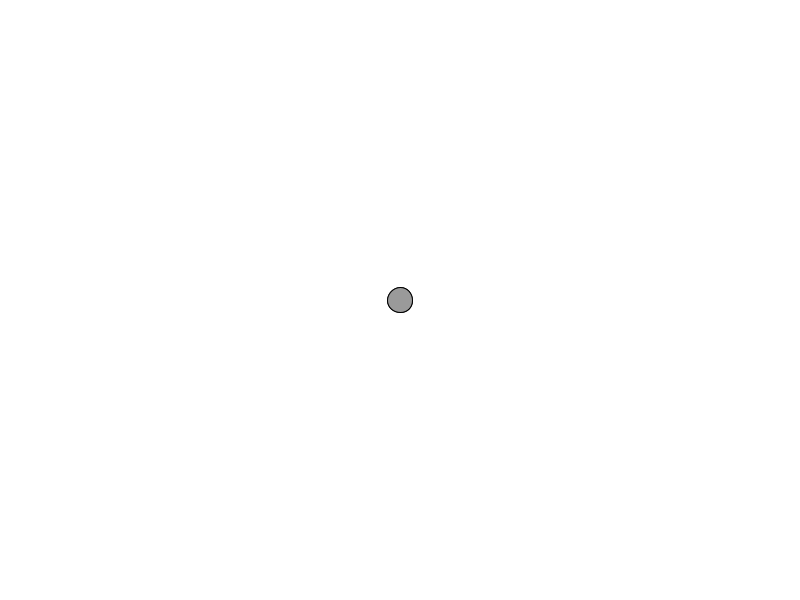
Frame 1 (no input)
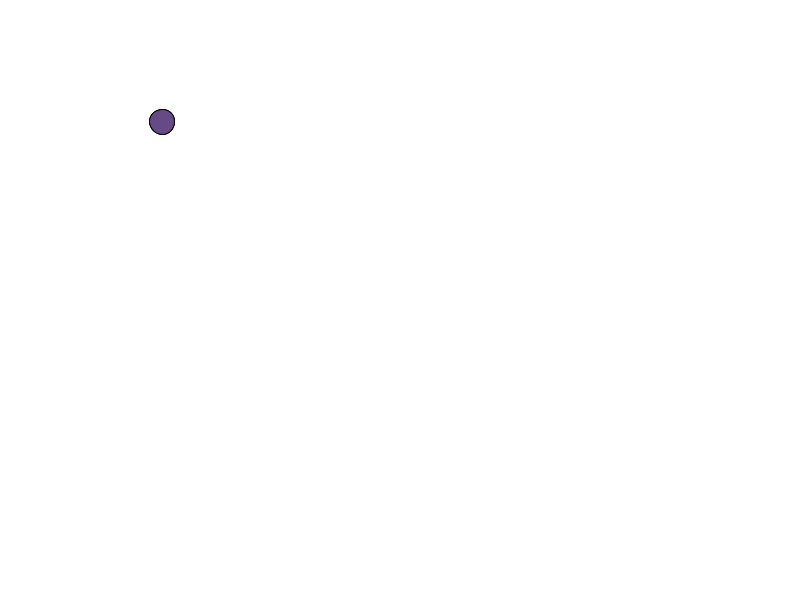
Frame 60 (the mouse pressed at the canvas centre just before this capture)
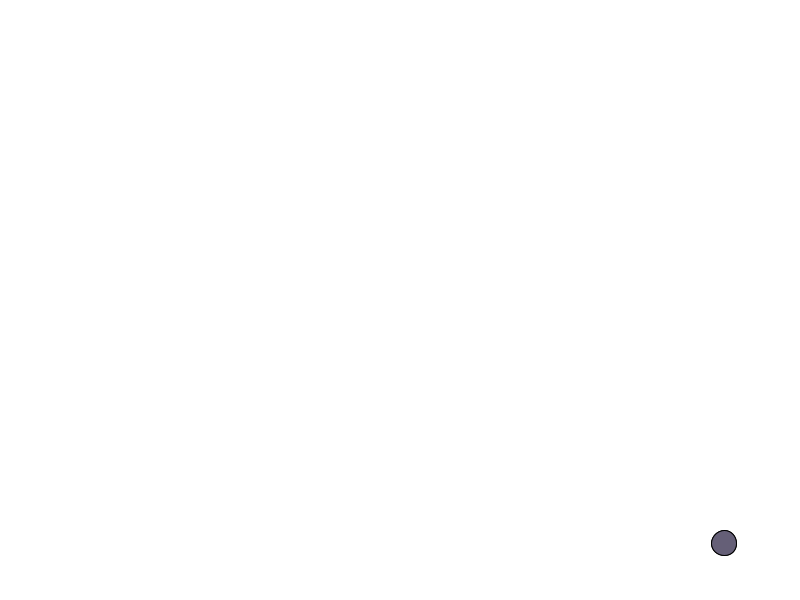
Frame 120 (the mouse held since frame 60 and released just before this capture)

The Processing sketch that drew these frames (run headless with seeded random() and noise(); from frame 60 on, the mouse is pressed at the canvas centre):

// Processing sketch: Oribit
// ── Oribit.pde
Mover m;
void setup()
{
  size(800,600);
  //background(255);
  m = new Mover();
}

void draw()
{
  background(255);
  m.render();
  m.update();
  m.edges();
}
// ── Mover.pde
class Mover
{
  PVector location;
  PVector velocity;
  PVector acceleration;
  PVector p1_location;
  float t;
  Mover()
  {
    p1_location = new PVector(width/2, height/2);
    location = new PVector(width/2, height/2);
    velocity = new PVector(0,0);
    acceleration = new PVector(0.01,0);
    
    t=0;
  }
  
  void update()
  {
    t=t+0.5;
    
    PVector mouse = new PVector(mouseX, mouseY);
    mouse.sub(p1_location);
    acceleration = mouse.setMag(0.5);
    
    //acceleration=PVector.random2D();
    //float acc_change_x = map(noise(t*0.01),0,1, 0,0.5);
    //float acc_change_y = map(noise(t*0.4),0,1, 0,0.5);
    //acceleration = new PVector(acc_change_x,acc_change_y);
    velocity.add(acceleration);
    location.add(velocity);
    velocity.limit(5);
  }
  
  void edges()
  {
    if(location.x > width) location.x = 0;
    if(location.x < 0) location.x = width;
    if(location.y > height) location.y = 0;
    if(location.y < 0) location.y = height;
  }
  
  void render()
  {
    ellipse(location.x, location.y, 25,25);
    int col1 = (int)map(noise(t*0.02),0,1, 0,255);
    int col2 = (int)map(noise(t*0.10),0,1, 0,255);
    int col3 = (int)map(noise(t*0.005), 0,1, 0,255);
    
    fill(col1,col2,col3);
    ellipse(location.x, location.y, 25,25);
  }
}
